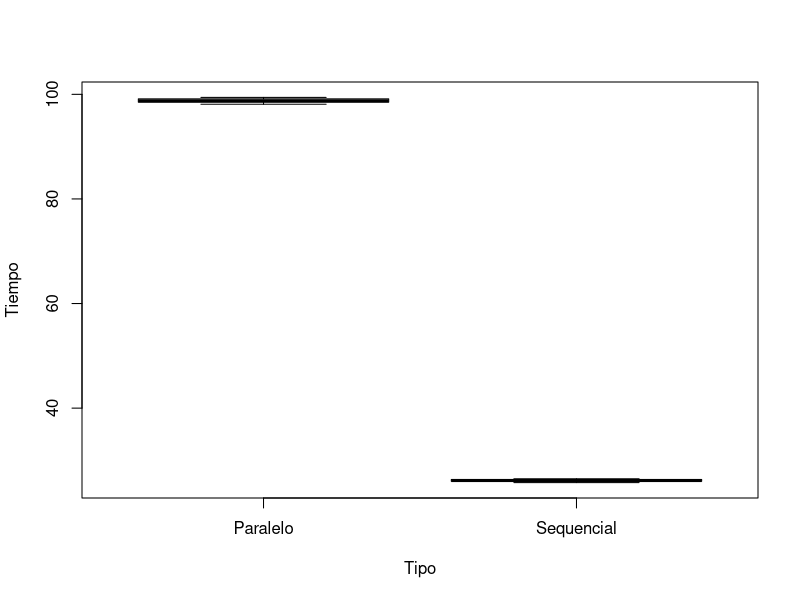
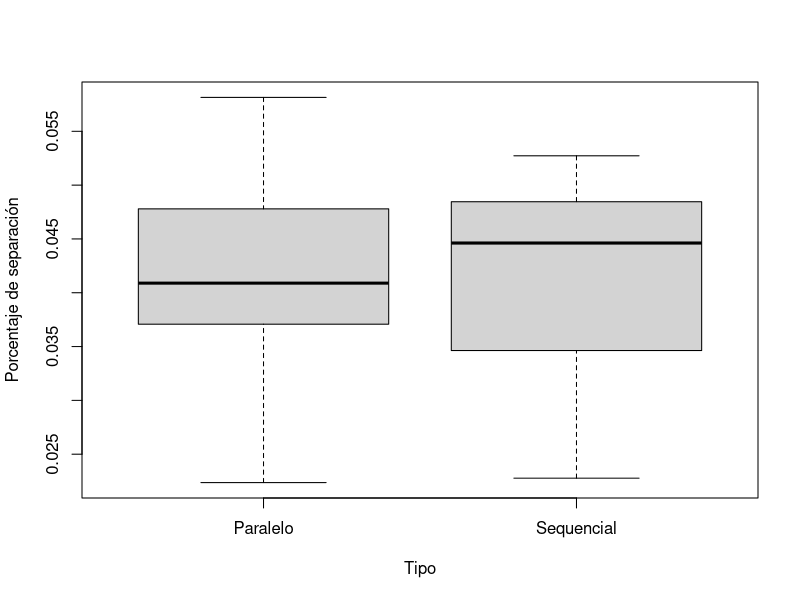

Recreate these plots in R, in order.
r1 =read.csv('resultsParallel.csv')
r2 =read.csv('resultsSecuential.csv')
r1 =cbind('Sequencial', r1)
r2 = cbind('Paralelo', r2)
colnames(r1)=c('type','replica','time','gap')
colnames(r2)=c('type','replica','time','gap')
results = rbind(r1,r2)
results$time=NULL
colnames(results)=c('type','replica','time','gap')

png(paste("bxplt_Gap_Tipo.png",sep=""))
boxplot(results$time ~ results$type, xlab='Tipo', ylab="Tiempo")
graphics.off()
png(paste("bxplt_Tiempo_Tipo.png",sep=""))
boxplot(results$gap ~ results$type, xlab='Tipo', ylab="Porcentaje de separación")
graphics.off()
